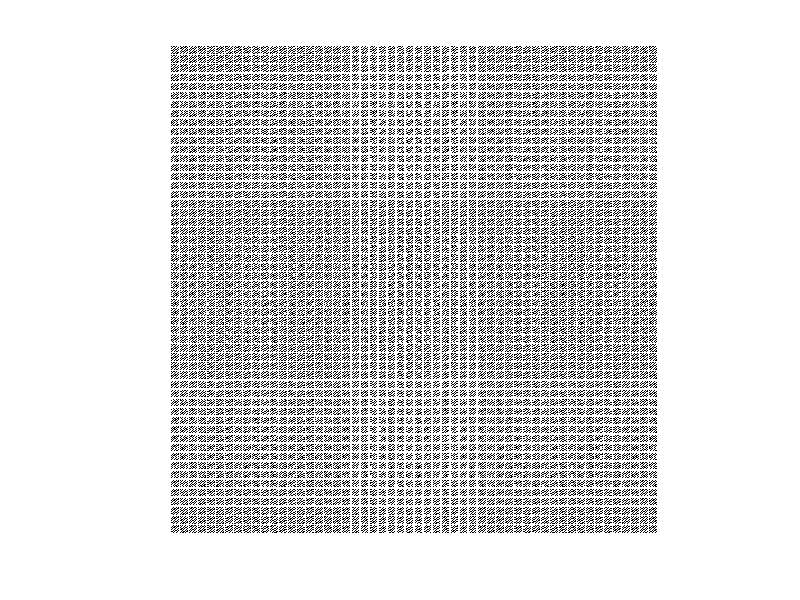

Write MATLAB code to recreate this figure.
percentage = 0.55;
r = 1024;
c = 1024;
padX = 3;
padY = 3;
blockX = 16;
blockY = 16;

NBx = ceil( ( c - padX ) /  (blockX + padX) );
NBy = ceil( ( r - padY ) /  (blockY + padY) );

GW = NBx * blockX + (NBx+1) * padX;
GH = NBy * blockY + (NBy+1) * padY;
diffH = GH - r;
diffW = GW - c;
H = GH
W = GW



%s = strcat(num2str(r),'by', num2str(c))
path = '../textFiles/Pattern/';
patternString = [num2str(GH) 'by' num2str(GW) ]; %516by516

dirName = [num2str(H) 'by' num2str(W)];
dirName = strcat(path,dirName);
dirName = char(dirName);
mkdir(dirName);

path = strcat(path,patternString,'/'); % path = strcat(path,num2str(GH),'/')
dim = strcat(patternString,'/');
xString = [patternString 'Xcoord'];
yString = [patternString 'Ycoord'];
ext = [{'.txt'}];


patternFileName = strcat(path,patternString,ext);
patternFileName = char(patternFileName);
xFile = strcat(path, xString, ext);
xFile = char(xFile);
yFile = strcat(path,yString, ext);
yFile = char(yFile);
patternIdx = [patternString '_ptrnIdx'];
patternIdx = strcat(path,patternIdx,ext);
patternIdx = char(patternIdx);

patternInfo = '_patternInfo';
patternFile =strcat(path,patternString,patternInfo,ext);
patternFile = char(patternFile);

patternWithHolo = fopen(patternFileName, 'wt');
patternXcoords = fopen(xFile, 'wt');
patternYcoords = fopen(yFile, 'wt');
patternFileId = fopen(patternFile, 'wt');
patternLinIdx = fopen(patternIdx,'wt');

mask=zeros(H,W);
patternString = ones(H, W);
for col = 1:blockX+padX:blockX+padX %1:N+P:N+P
    patternString(:,col:col+padX-1) = 0; % (:,col:col+P-1) = 0;
end
for row = 1:blockY+padY:blockY+padY  % row = 1:N+P:N+P
    patternString(row:row+padY-1,:) = 0;
end
for col = blockX+padX+1:blockX+padX:c+diffW % N+P+1:N+P:c+4
    patternString(:,col:col+padX-1) = 0;
end
for row = blockY+padY+1:blockY+padY:r+diffH
    patternString(row:row+padY-1,:) = 0;
end




% imshow(patternString);
% title('Only 0 and 1');
%figure;
% Pixel Shuffling ------------------------------>>>   
% 0, 1, 1, 1, 2, 3, 4, 6, 9, 13, 19, 28, 41, 60, 88, 129, 189, 277, 406, 595, 872, 1278, 1873, 2745, 4023, 5896

G2=1278;
G1=1873;
inc=abs(G2-G1);
NUM=H*W*percentage;
pixCount = int64(NUM)
x=0;y=0;N=0;

counter = 1;
while N<NUM
    if and(x<W, y<H)
        mask(sub2ind(size(mask), y+1, x+1))=1;
        N=N+1;
    end
    x=mod(x+inc, G1);
    y=mod(y+inc, G2);
end

patternString = ~patternString;
tempMaskedImage = mask + patternString;
tempMaskedImage = logical(tempMaskedImage);

effectivePixel = sum(tempMaskedImage(:));
xCoords = zeros(effectivePixel,1);
yCoords = zeros(effectivePixel,1);
linCoords = zeros(effectivePixel,1);
info = [GW, GH, percentage*100, effectivePixel];
fprintf(patternFileId, '%d\n', effectivePixel);

imshow(tempMaskedImage);
tempMaskedImage = tempMaskedImage';
fprintf(patternWithHolo, '%d\n', tempMaskedImage);
counter = 1;
for i = 1:GH
    for j = 1:GW
        if(tempMaskedImage(j,i) == 1)
            local = (i-1)*GW+(j-1);
            linCoords(counter) = local;
            xCoords(counter) = j-1;
            yCoords(counter) = i-1;
            counter = counter + 1;
        end
    end
end
counter
fprintf(patternXcoords, '%d\n', xCoords);
fprintf(patternYcoords, '%d\n', yCoords);
fprintf(patternLinIdx, '%d\n', linCoords);
fclose('all');
